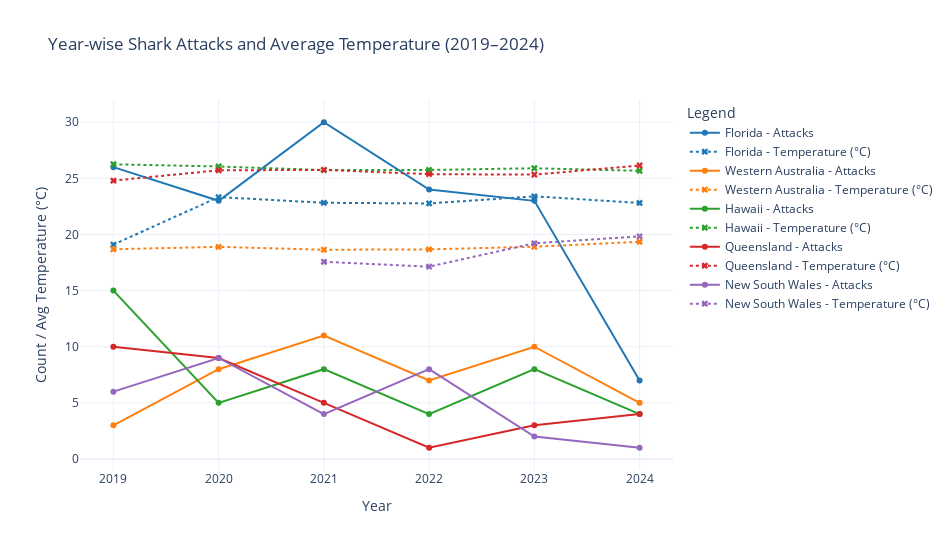

Here is the notebook cell this chart was saved with:
### Code cell
# Filter only top 5 states and years 2019–2024
top_states = ["Florida", "Western Australia", "Hawaii", "Queensland", "New South Wales"]
filtered_df = merged_df[
    (merged_df['state_clean'].isin(top_states)) &
    (merged_df['Year'].between(2019, 2024))
]

# Assign distinct colours for each state
colors = {
    "Florida": "#1f77b4",          # blue
    "Western Australia": "#ff7f0e", # orange
    "Hawaii": "#2ca02c",           # green
    "Queensland": "#d62728",       # red
    "New South Wales": "#9467bd"   # purple
}

fig = go.Figure()

for state in top_states:
    state_data = filtered_df[filtered_df['state_clean'] == state]
    color = colors[state]

    # Solid line for attacks
    fig.add_trace(go.Scatter(
        x=state_data["Year"],
        y=state_data["Attack_Count"],
        name=f"{state} - Attacks",
        mode="lines+markers",
        line=dict(color=color, width=2),
        marker=dict(symbol="circle")
    ))

    # Dotted line for temperature (same colour)
    fig.add_trace(go.Scatter(
        x=state_data["Year"],
        y=state_data["Avg_Temperature_C"],
        name=f"{state} - Temperature (°C)",
        mode="lines+markers",
        line=dict(color=color, dash="dot", width=2),
        marker=dict(symbol="x")
    ))

fig.update_layout(
    title="Year-wise Shark Attacks and Average Temperature (2019–2024)",
    xaxis_title="Year",
    yaxis_title="Count / Avg Temperature (°C)",
    template="plotly_white",
    legend_title="Legend",
    width=950,
    height=550
)

fig.show()

### Figure 1 — Plotly figure (JSON) as saved in the notebook; plotly's stock layout.template omitted (floating-point values rounded to 4 significant figures)
{"data": [{"line": {"color": "#1f77b4", "width": 2}, "marker": {"symbol": "circle"}, "mode": "lines+markers", "name": "Florida - Attacks", "type": "scatter", "x": [2019, 2020, 2021, 2022, 2023, 2024], "y": [26, 23, 30, 24, 23, 7]}, {"line": {"color": "#1f77b4", "dash": "dot", "width": 2}, "marker": {"symbol": "x"}, "mode": "lines+markers", "name": "Florida - Temperature (°C)", "type": "scatter", "x": [2019, 2020, 2021, 2022, 2023, 2024], "y": [19.1, 23.33, 22.82, 22.77, 23.4, 22.81]}, {"line": {"color": "#ff7f0e", "width": 2}, "marker": {"symbol": "circle"}, "mode": "lines+markers", "name": "Western Australia - Attacks", "type": "scatter", "x": [2019, 2020, 2021, 2022, 2023, 2024], "y": [3, 8, 11, 7, 10, 5]}, {"line": {"color": "#ff7f0e", "dash": "dot", "width": 2}, "marker": {"symbol": "x"}, "mode": "lines+markers", "name": "Western Australia - Temperature (°C)", "type": "scatter", "x": [2019, 2020, 2021, 2022, 2023, 2024], "y": [18.68, 18.9, 18.64, 18.68, 18.91, 19.35]}, {"line": {"color": "#2ca02c", "width": 2}, "marker": {"symbol": "circle"}, "mode": "lines+markers", "name": "Hawaii - Attacks", "type": "scatter", "x": [2019, 2020, 2021, 2022, 2023, 2024], "y": [15, 5, 8, 4, 8, 4]}, {"line": {"color": "#2ca02c", "dash": "dot", "width": 2}, "marker": {"symbol": "x"}, "mode": "lines+markers", "name": "Hawaii - Temperature (°C)", "type": "scatter", "x": [2019, 2020, 2021, 2022, 2023, 2024], "y": [26.26, 26.06, 25.74, 25.75, 25.9, 25.68]}, {"line": {"color": "#d62728", "width": 2}, "marker": {"symbol": "circle"}, "mode": "lines+markers", "name": "Queensland - Attacks", "type": "scatter", "x": [2019, 2020, 2021, 2022, 2023, 2024], "y": [10, 9, 5, 1, 3, 4]}, {"line": {"color": "#d62728", "dash": "dot", "width": 2}, "marker": {"symbol": "x"}, "mode": "lines+markers", "name": "Queensland - Temperature (°C)", "type": "scatter", "x": [2019, 2020, 2021, 2022, 2023, 2024], "y": [24.8, 25.72, 25.76, 25.38, 25.33, 26.15]}, {"line": {"color": "#9467bd", "width": 2}, "marker": {"symbol": "circle"}, "mode": "lines+markers", "name": "New South Wales - Attacks", "type": "scatter", "x": [2019, 2020, 2021, 2022, 2023, 2024], "y": [6, 9, 4, 8, 2, 1]}, {"line": {"color": "#9467bd", "dash": "dot", "width": 2}, "marker": {"symbol": "x"}, "mode": "lines+markers", "name": "New South Wales - Temperature (°C)", "type": "scatter", "x": [2019, 2020, 2021, 2022, 2023, 2024], "y": [null, null, 17.57, 17.13, 19.22, 19.83]}], "layout": {"height": 550, "legend": {"title": {"text": "Legend"}}, "title": {"text": "Year-wise Shark Attacks and Average Temperature (2019–2024)"}, "width": 950, "xaxis": {"title": {"text": "Year"}}, "yaxis": {"title": {"text": "Count / Avg Temperature (°C)"}}}}
